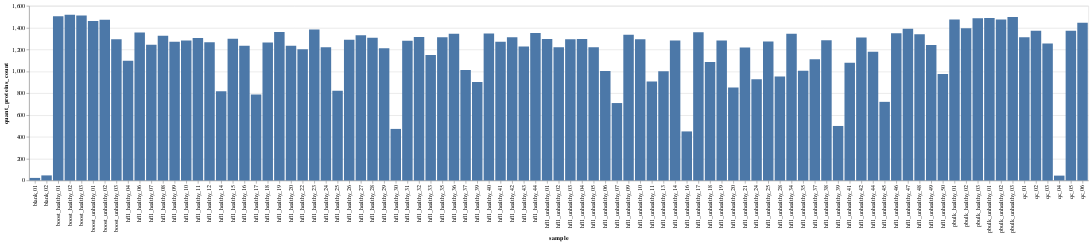

Notebook code for this chart:
### Code cell
oscutils.make_proteins_counts_plot(source="mm", quant_or_found="quant", clean=True)

### Figure 1 — Vega-Lite specification as saved in the notebook (floating-point values rounded to 4 significant figures)
{"config": {"view": {"continuousWidth": 400, "continuousHeight": 300}}, "data": {"name": "data-f25e0e899a3cefb1fc39881bed9c0c3c"}, "mark": "bar", "encoding": {"x": {"field": "sample", "type": "nominal"}, "y": {"field": "quant_proteins_count", "type": "quantitative"}}, "$schema": "https://vega.github.io/schema/vega-lite/v4.17.0.json", "datasets": {"data-f25e0e899a3cefb1fc39881bed9c0c3c": [{"sample": "blank_01", "quant_proteins_count": 23}, {"sample": "qc_04", "quant_proteins_count": 44}, {"sample": "blank_02", "quant_proteins_count": 46}, {"sample": "hfl1_unhealthy_16", "quant_proteins_count": 449}, {"sample": "hfl1_healthy_30", "quant_proteins_count": 472}, {"sample": "hfl1_unhealthy_39", "quant_proteins_count": 499}, {"sample": "hfl1_unhealthy_07", "quant_proteins_count": 709}, {"sample": "hfl1_unhealthy_45", "quant_proteins_count": 720}, {"sample": "hfl1_healthy_17", "quant_proteins_count": 787}, {"sample": "hfl1_healthy_14", "quant_proteins_count": 818}, {"sample": "hfl1_healthy_25", "quant_proteins_count": 821}, {"sample": "hfl1_unhealthy_20", "quant_proteins_count": 851}, {"sample": "hfl1_healthy_39", "quant_proteins_count": 902}, {"sample": "hfl1_unhealthy_11", "quant_proteins_count": 906}, {"sample": "hfl1_unhealthy_24", "quant_proteins_count": 927}, {"sample": "hfl1_unhealthy_28", "quant_proteins_count": 953}, {"sample": "hfl1_unhealthy_50", "quant_proteins_count": 976}, {"sample": "hfl1_unhealthy_13", "quant_proteins_count": 1000}, {"sample": "hfl1_unhealthy_06", "quant_proteins_count": 1003}, {"sample": "hfl1_unhealthy_35", "quant_proteins_count": 1006}, {"sample": "hfl1_healthy_37", "quant_proteins_count": 1013}, {"sample": "hfl1_unhealthy_41", "quant_proteins_count": 1078}, {"sample": "hfl1_unhealthy_18", "quant_proteins_count": 1086}, {"sample": "hfl1_healthy_04", "quant_proteins_count": 1097}, {"sample": "hfl1_unhealthy_37", "quant_proteins_count": 1110}, {"sample": "hfl1_healthy_33", "quant_proteins_count": 1149}, {"sample": "hfl1_unhealthy_44", "quant_proteins_count": 1178}, {"sample": "hfl1_healthy_22", "quant_proteins_count": 1201}, {"sample": "hfl1_healthy_29", "quant_proteins_count": 1212}, {"sample": "hfl1_unhealthy_21", "quant_proteins_count": 1219}, {"sample": "hfl1_unhealthy_05", "quant_proteins_count": 1220}, {"sample": "hfl1_healthy_24", "quant_proteins_count": 1220}, {"sample": "hfl1_unhealthy_02", "quant_proteins_count": 1220}, {"sample": "hfl1_healthy_43", "quant_proteins_count": 1227}, {"sample": "hfl1_healthy_16", "quant_proteins_count": 1235}, {"sample": "hfl1_healthy_20", "quant_proteins_count": 1235}, {"sample": "hfl1_unhealthy_49", "quant_proteins_count": 1240}, {"sample": "hfl1_healthy_07", "quant_proteins_count": 1244}, {"sample": "qc_03", "quant_proteins_count": 1254}, {"sample": "hfl1_healthy_18", "quant_proteins_count": 1265}, {"sample": "hfl1_healthy_12", "quant_proteins_count": 1266}, {"sample": "hfl1_healthy_09", "quant_proteins_count": 1270}, {"sample": "hfl1_healthy_41", "quant_proteins_count": 1271}, {"sample": "hfl1_unhealthy_25", "quant_proteins_count": 1273}, {"sample": "hfl1_healthy_31", "quant_proteins_count": 1281}, {"sample": "hfl1_unhealthy_14", "quant_proteins_count": 1282}, {"sample": "hfl1_healthy_10", "quant_proteins_count": 1282}, {"sample": "hfl1_unhealthy_19", "quant_proteins_count": 1283}, {"sample": "hfl1_unhealthy_38", "quant_proteins_count": 1284}, {"sample": "hfl1_healthy_26", "quant_proteins_count": 1288}, {"sample": "hfl1_unhealthy_10", "quant_proteins_count": 1293}, {"sample": "boost_unhealthy_03", "quant_proteins_count": 1294}, {"sample": "hfl1_unhealthy_03", "quant_proteins_count": 1294}, {"sample": "hfl1_unhealthy_01", "quant_proteins_count": 1295}, {"sample": "hfl1_unhealthy_04", "quant_proteins_count": 1296}, {"sample": "hfl1_healthy_15", "quant_proteins_count": 1298}, {"sample": "hfl1_healthy_11", "quant_proteins_count": 1305}, {"sample": "hfl1_healthy_28", "quant_proteins_count": 1307}, {"sample": "hfl1_unhealthy_42", "quant_proteins_count": 1310}, {"sample": "hfl1_healthy_42", "quant_proteins_count": 1312}, {"sample": "hfl1_healthy_35", "quant_proteins_count": 1313}, {"sample": "qc_01", "quant_proteins_count": 1313}, {"sample": "hfl1_healthy_32", "quant_proteins_count": 1315}, {"sample": "hfl1_healthy_08", "quant_proteins_count": 1326}, {"sample": "hfl1_healthy_27", "quant_proteins_count": 1331}, {"sample": "hfl1_unhealthy_09", "quant_proteins_count": 1335}, {"sample": "hfl1_unhealthy_48", "quant_proteins_count": 1339}, {"sample": "hfl1_unhealthy_34", "quant_proteins_count": 1344}, {"sample": "hfl1_healthy_36", "quant_proteins_count": 1344}, {"sample": "hfl1_healthy_40", "quant_proteins_count": 1347}, {"sample": "hfl1_unhealthy_46", "quant_proteins_count": 1349}, {"sample": "hfl1_healthy_44", "quant_proteins_count": 1350}, {"sample": "hfl1_healthy_06", "quant_proteins_count": 1355}, {"sample": "hfl1_unhealthy_17", "quant_proteins_count": 1357}, {"sample": "hfl1_healthy_19", "quant_proteins_count": 1359}, {"sample": "qc_05", "quant_proteins_count": 1371}, {"sample": "qc_02", "quant_proteins_count": 1372}, {"sample": "hfl1_healthy_23", "quant_proteins_count": 1383}, {"sample": "hfl1_unhealthy_47", "quant_proteins_count": 1389}, {"sample": "pbulk_healthy_02", "quant_proteins_count": 1395}, {"sample": "qc_06", "quant_proteins_count": 1444}, {"sample": "boost_unhealthy_01", "quant_proteins_count": 1461}, {"sample": "boost_unhealthy_02", "quant_proteins_count": 1473}, {"sample": "pbulk_healthy_01", "quant_proteins_count": 1474}, {"sample": "pbulk_unhealthy_02", "quant_proteins_count": 1475}, {"sample": "pbulk_healthy_03", "quant_proteins_count": 1487}, {"sample": "pbulk_unhealthy_01", "quant_proteins_count": 1489}, {"sample": "pbulk_unhealthy_03", "quant_proteins_count": 1498}, {"sample": "boost_healthy_01", "quant_proteins_count": 1505}, {"sample": "boost_healthy_03", "quant_proteins_count": 1512}, {"sample": "boost_healthy_02", "quant_proteins_count": 1519}]}}
